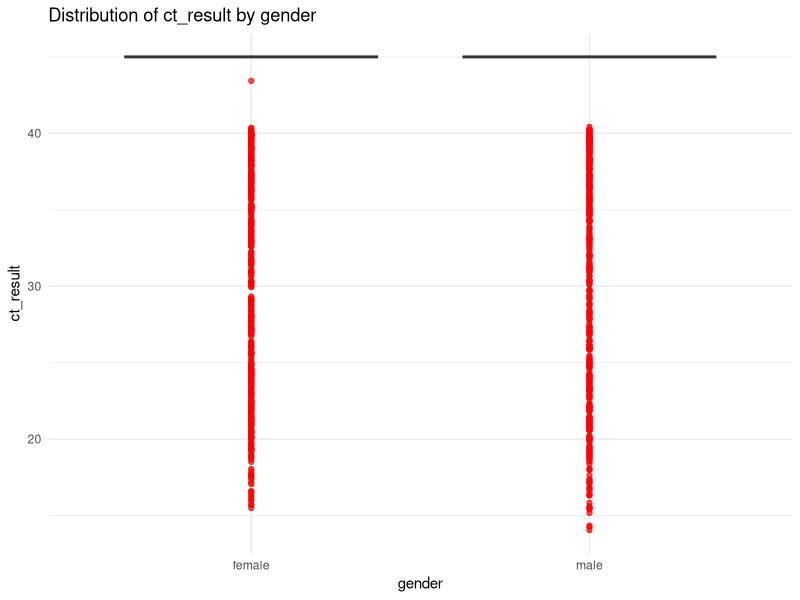
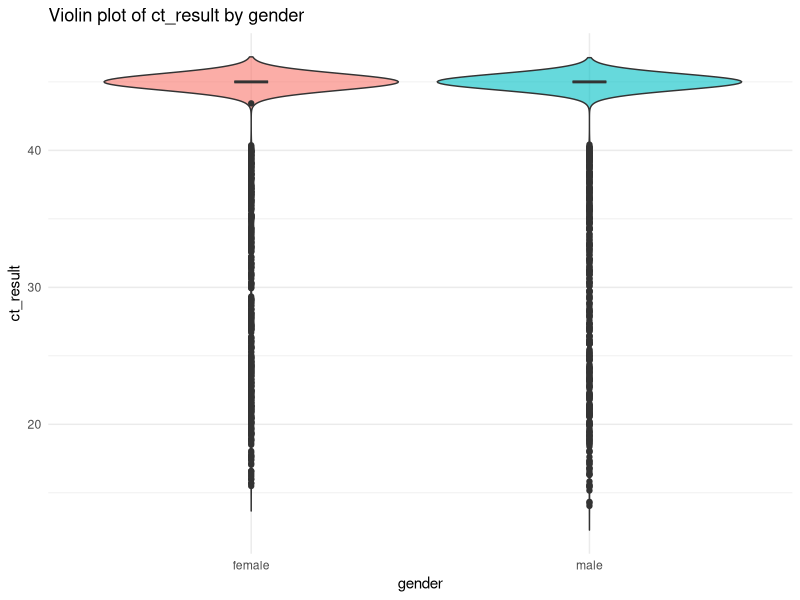
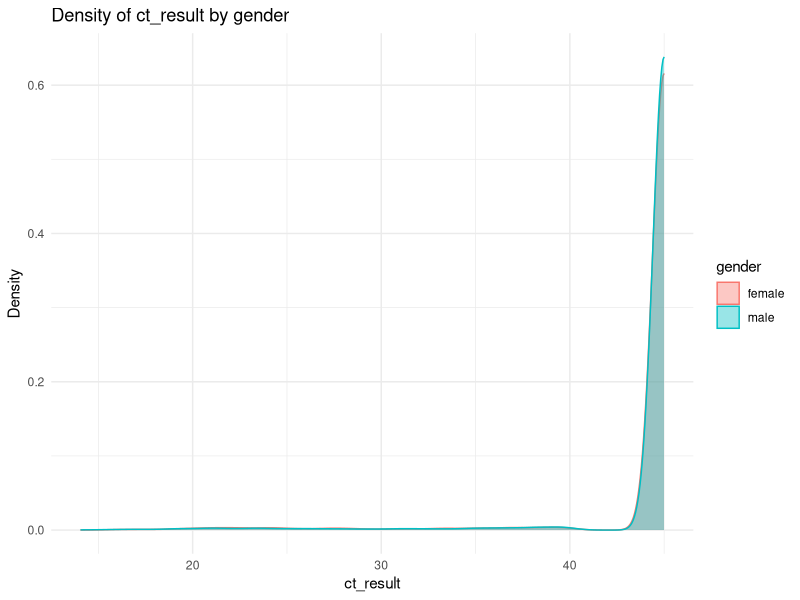

Source code (R) for these figures, in order: (Note: this script raises an error after producing the figures.)
#Task4_Fatemeh 
#Create plots that would help answer these questions:
##Does the distribution of the ct_result differ with sex group? 
library(tidyverse)
library(here)

data <- read_delim(here("data", "exam_data_tidier_2025-09-09.txt"), delim = " ")
data

# Boxplot: compares medians & spread
ggplot(data, aes(x = gender, y = ct_result, fill = gender)) +
  geom_boxplot(alpha = 0.7, outlier.color = "red") +
  labs(title = "Distribution of ct_result by gender",
       x = "gender",
       y = "ct_result") +
  theme_minimal() +
  theme(legend.position = "none")

# Violin plot: shows full distribution shape
ggplot(data, aes(x = gender, y = ct_result, fill = gender)) +
  geom_violin(trim = FALSE, alpha = 0.6) +
  geom_boxplot(width = 0.1, fill = "white") +
  labs(title = "Violin plot of ct_result by gender",
       x = "gender",
       y = "ct_result") +
  theme_minimal() +
  theme(legend.position = "none")

# Density plot: both groups overlaid
ggplot(data, aes(x = ct_result, colour = gender, fill = gender)) +
  geom_density(alpha = 0.4) +
  labs(title = "Density of ct_result by gender",
       x = "ct_result",
       y = "Density") +
  theme_minimal()

#Task 4 Pratik
#Question 4, creating plots
install.packages("GGally")
library(GGally)

# Select only numeric columns from your dataset
merged_data %>%
  select(where(is.numeric)) %>%
  ggcorr(
    method = c("everything", "pearson"),
    label = TRUE, 
    label_round = 2
  )
#Question 4 Does the time spent waiting for the test result improve during these 100 days that the dataset includes?
#need to find correlation between rec_ver_tat and pan_day
#I cannot find improvement and the correlation matrix shows almost no correlation (r=0.01)
merged_data %>%
  ggplot(aes(x = pan_day, y = rec_ver_tat)) +
  geom_point(alpha = 0.4, color = "steelblue") +     # scatterplot of points
  geom_smooth(method = "loess", se = TRUE, color = "red") +  # smooth trend line
  labs(
    title = "Change in waiting time for test results over 100 days",
    x = "Day after start of pandemic",
    y = "Waiting time (receive → verification)"
  ) +
  theme_minimal()

#Were there more females than males that took the test at a drive through? 
merged_data %>%
  with(table(gender, drive_thru_ind))
#Yes, there were more females (n=4035) than males (n=3952)
merged_data %>%
  filter(drive_thru_ind == 1) %>%              # keep only drive-through tests
  ggplot(aes(x = gender, fill = gender)) +     # gender on x-axis
  geom_bar() +                                 # bar plot of counts
  labs(
    title = "Drive-through tests by gender",
    x = "Gender",
    y = "Number of tests at drive thru"
  ) +
  theme_minimal() +
  theme(legend.position = "none")              # remove legend (optional)

